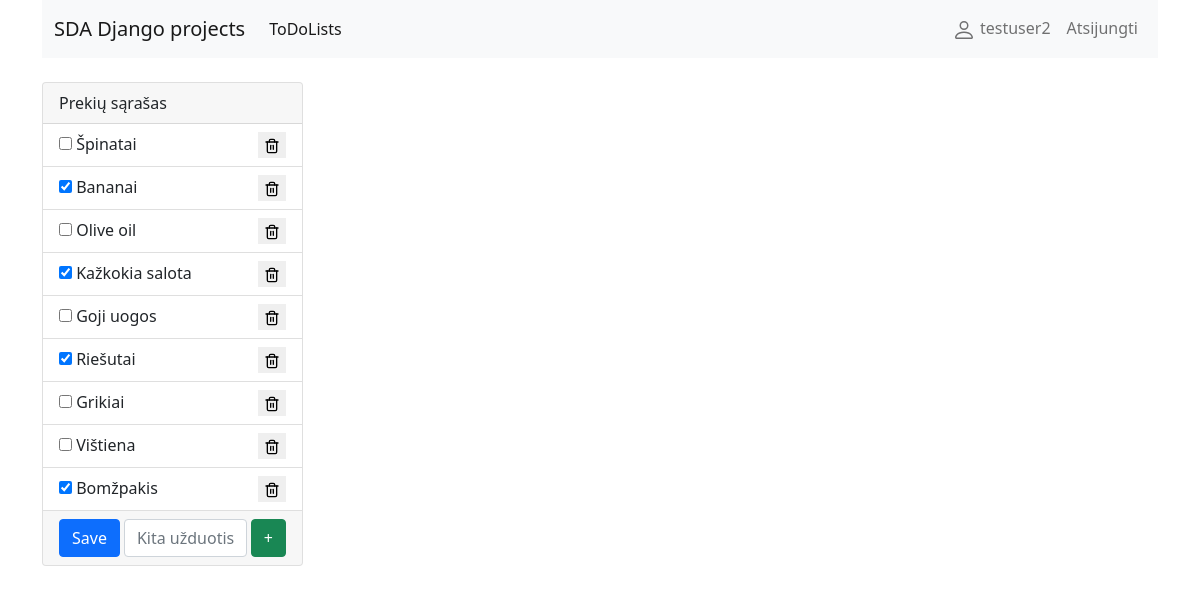
Screenshot of /1 (signed in) with the database file from the repository.
### lists/models.py (models this page shows, shortened)
class ToDoList(models.Model):
    title = models.CharField('Pavadinimas', max_length=100, help_text="Pavadink šitą ToDo listą kaip nors originaliai")
    user = models.ForeignKey(User, on_delete=models.SET_NULL, null=True, blank=True)
    class Meta:
        verbose_name = 'ToDo Listas'
        verbose_name_plural = 'ToDo Listai'

class ToDoItems(models.Model):
    text = models.CharField('Užduotis', max_length=300, help_text="Ką čia dabar nuveikus")
    isCompleted = models.BooleanField(null=True, default=False)
    list = models.ForeignKey(ToDoList, on_delete=models.CASCADE)
    class Meta:
        verbose_name = 'ToDo Itemas'
        verbose_name_plural = 'ToDo Itemai'

### lists/views.py (the view)
# urls.py: path('<int:id>', login_required(views.list), name='list')
def list(request, id):
    list = ToDoList.objects.get(id=id)
    if request.method == "POST":
        if request.POST.get('save'):
            checked = request.POST.getlist('checkbox')
            for item in list.todoitems_set.all():
                if str(item.id) in checked:
                    item.isCompleted = True
                else:
                    item.isCompleted = False
                item.save()
        elif request.POST.get('add'):
            text = request.POST.get('new')
            if len(text) > 3:
                list.todoitems_set.create(text=text, isCompleted=False)
            else:
                print("Užduoties tekstas per trumpas")
        elif request.POST.get('delete'):
            id_to_delete = request.POST.get('delete')
            for item in list.todoitems_set.all():
                if str(item.id) == id_to_delete:
                    item.delete()
        return redirect('list', id=id)
    else:
        context = {"title":f"{list.title}","items": list.todoitems_set.all() }
        return render(request, 'list.html', context=context)

### lists/templates/list.html (shortened to what this page needs)
{% extends 'base.html' %}  {% block content %}
<div class="col-3">
  <form method="post" action="#">
    <div class="card">
      <div class="card-header">{{title}}</div>
      <ul class="list-group list-group-flush">
        {% for item in items %}
        <li class="list-group-item">
          {% if item.isCompleted %}
          <input
            type="checkbox"
            name="checkbox"
            value="{{item.id}}"
            class="checkbox-styles"
            checked
          />
          {% else %}
          <input
            type="checkbox"
            name="checkbox"
            value="{{item.id}}"
            class="checkbox-styles"
          />
          {% endif %} {{item.text}}
          <button
            type="submit"
            name="delete"
            value="{{item.id}}"
            class="delete-styles"
          >
          </button>
        </li>
        {% endfor %}
      </ul>
      <div class="card-footer" style="display: flex">
        <button
          class="btn btn-primary me-1"
          type="submit"
          name="save"
          value="save"
        >
          Save
        </button>
        <input
          type="text"
          class="form-control me-1"
          placeholder="Kita užduotis"
          aria-label="Nauja užduotis į todo sarašą"
          aria-describedby="button-addon2"
          name="new"
        />
        <button
          class="btn btn-success"
          type="submit"
          name="add"
          value="add"
          id="button-addon2"
        >
          +
        </button>
      </div>
    </div>
  </form>
</div>
{% endblock content %}

### templates/base.html (shortened to what this page needs)
<!DOCTYPE html>
<html lang="en">
  <head>
    <link
      href="https://cdn.jsdelivr.net/npm/bootstrap@5.1.3/dist/css/bootstrap.min.css"
      rel="stylesheet"
    />
  </head>
  <body>
    <div class="container">
      <nav class="navbar navbar-expand-lg navbar-light bg-light">
        <div class="container-fluid">
          <a class="navbar-brand" href="/">SDA Django projects</a>
          <div class="collapse navbar-collapse" id="navbarNav">
            {% if user.is_authenticated %}
            <ul class="navbar-nav">
              <li class="nav-item">
                <a class="nav-link active" aria-current="page" href="/"
                  >ToDoLists</a
                >
              </li>
            </ul>
            {% endif %}
            <ul class="navbar-nav ms-auto mb-2 mb-lg-0">
              {% if user.is_authenticated %}
              <li class="nav-item">
                <a class="nav-link" href="#">
                  {{ user.get_username }}</a
                >
              </li>
              <li>
                <a class="nav-link" href="{% url 'logout' %}">Atsijungti</a>
              </li>
              {% endif %}
            </ul>
          </div>
        </div>
      </nav>
      <div class="row mt-4">{% block content %}{% endblock %}</div>
    </div>
  </body>
</html>

### templates/base.html (style rules this page uses)
.delete-styles { float: right; border: none; }

### rows the page displays
ToDoList: title "Prekių sąrašas"
ToDoItems: text "Špinatai", {{ item.id }} 1 (drawn)
ToDoItems: text "Bananai", {{ item.id }} 2 (drawn)
ToDoItems: text "Olive oil", {{ item.id }} 3 (drawn)
ToDoItems: text "Kažkokia salota", {{ item.id }} 4 (drawn)
ToDoItems: text "Goji uogos", {{ item.id }} 5 (drawn)
ToDoItems: text "Riešutai", {{ item.id }} 6 (drawn)
ToDoItems: text "Grikiai", {{ item.id }} 14 (drawn)
ToDoItems: text "Vištiena", {{ item.id }} 15 (drawn)
ToDoItems: text "Bomžpakis", {{ item.id }} 17 (drawn)

### other values shown
{{ user.get_username }} "testuser2"
